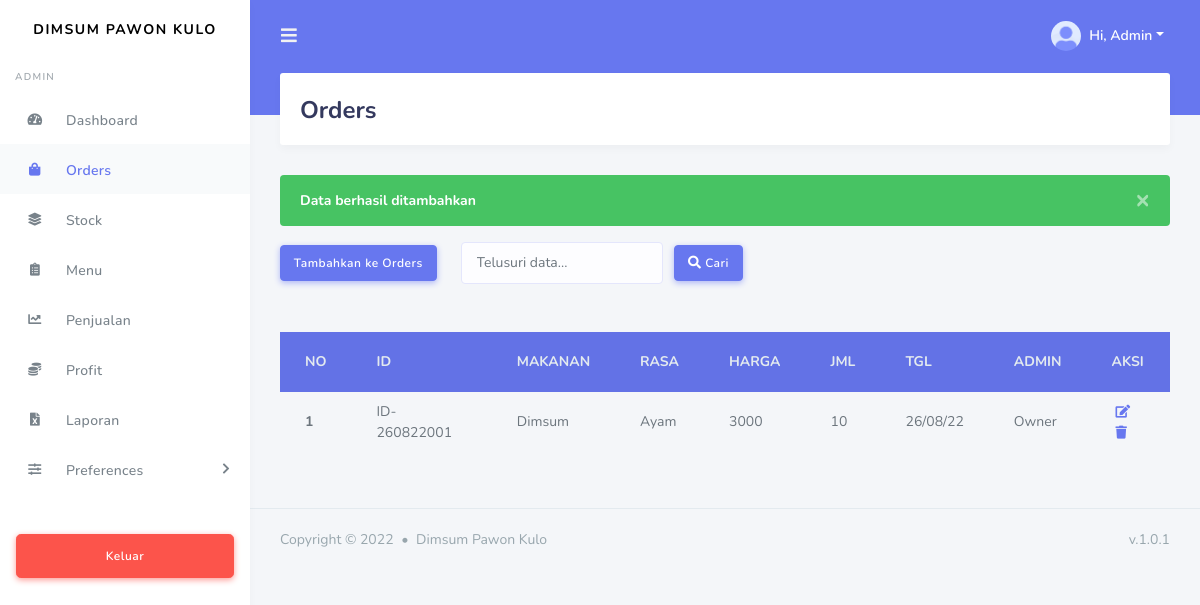
The app's page /view/superadmin/orders.php?simpan=sukses (signed in) with its own data.
### tables this page shows
CREATE TABLE `orders` (
  `id` varchar(20) NOT NULL,
  `id_menu` varchar(10) NOT NULL,
  `id_user` varchar(20) NOT NULL,
  `hrg_beli` int(11) NOT NULL,
  `jumlah` int(11) NOT NULL,
  `tgl_order` date NOT NULL,
  `administrator` varchar(50) NOT NULL
);

CREATE TABLE `menu` (
  `id` varchar(10) NOT NULL,
  `makanan` varchar(15) NOT NULL,
  `varian_rasa` varchar(15) NOT NULL,
  `harga` int(11) NOT NULL
);

### view/superadmin/orders.php (the view, shortened to what this page needs)
<?php
  include "../../conn/koneksi.php";
  if(isset($_POST['cari'])){
    $keyword = $_POST['keyword'];
    $query = $conn->query("SELECT menu.makanan, menu.varian_rasa, orders.id, orders.hrg_beli, orders.jumlah, orders.tgl_order, orders.administrator FROM (menu INNER JOIN orders ON menu.id = orders.id_menu)
    WHERE
    menu.makanan = '$keyword' OR
    menu.varian_rasa = '$keyword'
     ");
     if($keyword == ""){
          $query = $conn->query("SELECT menu.makanan, menu.varian_rasa, orders.id, orders.hrg_beli, orders.jumlah, orders.tgl_order, orders.administrator FROM (menu INNER JOIN orders ON menu.id = orders.id_menu) ORDER BY id DESC");
     }
  }else{
  $query = $conn->query("SELECT menu.makanan, menu.varian_rasa, orders.id, orders.hrg_beli, orders.jumlah, orders.tgl_order, orders.administrator FROM (menu INNER JOIN orders ON menu.id = orders.id_menu) ORDER BY id DESC");
  }
  if(isset($_GET['simpan'])){
    if($_GET['simpan']== "sukses"){
          $simpanAlert = "
              <div class='alert alert-success alert-dismissible fade show' role='alert'>
                  <strong>Data berhasil ditambahkan</strong>
                  <button type='button' class='close' data-dismiss='alert' aria-label='Close'>
                  <span aria-hidden='true'>&times;</span>
                  </button>
              </div>
          ";
    }
  }
?>
<!DOCTYPE html>
<html lang="en">
<head>
  <?php
    include "../master/header.php";
  ?>
</head>
<body>
  <div id="app">
    <div class="main-wrapper">
      <div class="navbar-bg"></div>
      <nav class="navbar navbar-expand-lg main-navbar">
        <form class="form-inline mr-auto">
          <ul class="navbar-nav mr-3">
            <li><a href="#" data-toggle="sidebar" class="nav-link nav-link-lg"><i class="fas fa-bars"></i></a></li>
          </ul>
        </form>
        <ul class="navbar-nav navbar-right">
          <li class="dropdown"><a href="#" data-toggle="dropdown" class="nav-link dropdown-toggle nav-link-lg nav-link-user">
            <img alt="image" src="../../assets/img/avatar/avatar-1.png" class="rounded-circle mr-1">
            <div class="d-sm-none d-lg-inline-block">Hi, <?= $_SESSION['fname']; ?></div></a>
          </li>
        </ul>
      </nav>
      <div class="main-sidebar">
        <aside id="sidebar-wrapper">
          <div class="sidebar-brand">
            <a href="index.html">Dimsum Pawon Kulo</a>
          </div>
          <ul class="sidebar-menu">
              <li class="menu-header"><?= $_SESSION['level']; ?></li>
              <li class="nav-item">
                <a href="dashboard.php" class="nav-link"><i class="fas fa-tachometer-alt"></i><span>Dashboard</span></a>
              </li>
              <li class="active"><a class="nav-link" href="orders.php"><i class="fas fa-shopping-bag"></i><span>Orders</span></a></li>
              <li class=""><a class="nav-link" href="stock.php"><i class="fas fa-layer-group"></i><span>Stock</span></a></li>
              <li class=""><a class="nav-link" href="menu.php"><i class="fas fa-clipboard-list"></i><span>Menu</span></a></li>
              <li class=""><a class="nav-link" href="data_penjualan.php"><i class="fas fa-chart-line"></i><span>Penjualan</span></a></li>
              <li class=""><a class="nav-link" href="profit.php"><i class="fas fa-coins"></i><span>Profit</span></a></li>
              <li class=""><a class="nav-link" href="laporan.php"><i class="fas fa-file-excel"></i> <span>Laporan</span></a></li>
              <li class="nav-item dropdown">
                <a href="#" class="nav-link has-dropdown"><i class="fas fa-sliders-h"></i><span>Preferences</span></a>
              </li>
            </ul>
            <div class="mt-4 mb-4 p-3 hide-sidebar-mini">
              <a href="../../logout.php" class="btn btn-danger btn-lg btn-block btn-icon-split">
              <i class="fas fa-sign-out"></i> Keluar
              </a>
          </div>
        </aside>
      </div>
      <div class="main-content">
        <section class="section">
          <div class="section-header">
            <h1>Orders</h1>
          </div>
          <div class="section-body">
              <?=@$simpanAlert; ?>
              <div class="container" data-aos="fade-up" data-aos-duration="1000">
                <div class="row">
                    <div class="form-inline mb-5">
                          <button type="button" class="btn btn-primary" data-toggle="modal" data-target="#ordersModal">
                            Tambahkan ke Orders
                          </button>
                        <form action="" method="post">
                          <input type="text" name="keyword" class="form-control ml-4 mr-2" placeholder="Telusuri data..." autofocus>
                          <button type="submit" name="cari" class="btn btn-primary"><i class="fas fa-search"></i> Cari</button>
                        </form>
                    </div>
                    <table class="table">
                      <thead class="thead-dark bg-primary">
                        <tr>
                          <th scope="col" class="text-light">NO</th>
                          <th scope="col" class="text-light">ID</th>
                          <th scope="col" class="text-light">MAKANAN</th>
                          <th scope="col" class="text-light">RASA</th>
                          <th scope="col" class="text-light">HARGA</th>
                          <th scope="col" class="text-light">JML</th>
                          <th scope="col" class="text-light">TGL</th>
                          <th scope="col" class="text-light">ADMIN</th>
                          <th scope="col" class="text-light">AKSI</th>
                        </tr>
                      </thead>
                      <tbody>
                          <?php
                            $no = 1;
                           while($orders = $query->fetch_array()) {
                          ?>
                        <tr>
                          <th scope="row"><?=$no; ?></th>
                          <td><?=$orders['id']; ?></td>
                          <td><?=$orders['makanan']; ?></td>
                          <td><?=$orders['varian_rasa']; ?></td>
                          <td><?=$orders['hrg_beli']; ?></td>
                          <td><?=$orders['jumlah']; ?></td>
                          <td><?= date('d/m/y', strtotime($orders['tgl_order'])); ?></td>
                          <td><?=$orders['administrator']; ?></td>
                          <td>
                            <div class="form-inline">
                              <a href="orders_edit.php?id=<?=$orders['id']; ?>" data-toggle="tooltip" data-placement="left" title="Ubah Data"><i class="fas fa-edit"></i></a>
                              <a href="../../functions/orders_delete.php?id=<?=$orders['id']; ?>" data-toggle="tooltip" data-placement="left" title="Hapus Data" onclick="return confirm('Tindakan ini akan menghapus data secara permanen. Yakin ?')"><i class="fas fa-trash"></i></a>
                            </div>
                          </td>
                        </tr>
                        <?php $no++; } ?>
                      </tbody>
                    </table>
                </div>
              </div>
          </div>
        </section>
      </div>
     <?php include "../master/footer.php" ?>
</body>
</html>

### records on screen
orders: id "ID-260822001", id_menu.makanan "Dimsum", id_menu.varian_rasa "Ayam", hrg_beli "3000", jumlah "10", tgl_order "26/08/22", administrator "Owner"

### other values on screen
$_SESSION['fname'] "Admin"
$_SESSION['level'] "ADMIN"
